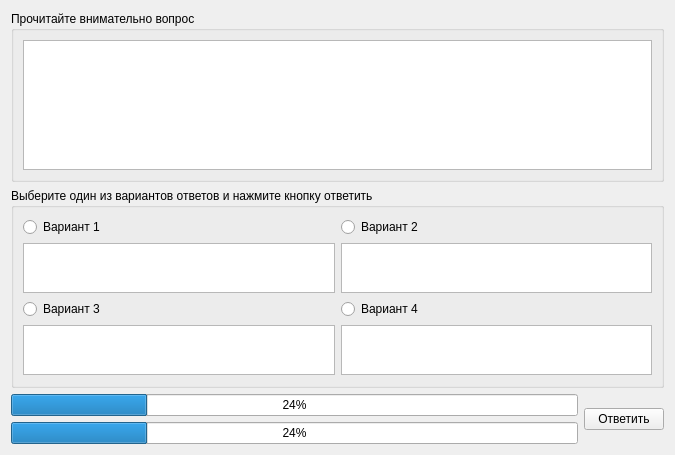
<?xml version="1.0" encoding="UTF-8"?>
<ui version="4.0">
 <class>testForm</class>
 <widget class="QWidget" name="testForm">
  <property name="geometry">
   <rect>
    <x>0</x>
    <y>0</y>
    <width>675</width>
    <height>455</height>
   </rect>
  </property>
  <property name="windowTitle">
   <string>Form</string>
  </property>
  <layout class="QGridLayout" name="gridLayout_3">
   <item row="0" column="0">
    <widget class="QGroupBox" name="groupBox_2">
     <property name="title">
      <string>Прочитайте внимательно вопрос</string>
     </property>
     <layout class="QGridLayout" name="gridLayout_2">
      <item row="0" column="0">
       <widget class="QTextBrowser" name="questText"/>
      </item>
     </layout>
    </widget>
   </item>
   <item row="1" column="0">
    <widget class="QGroupBox" name="groupBox">
     <property name="maximumSize">
      <size>
       <width>16777215</width>
       <height>200</height>
      </size>
     </property>
     <property name="title">
      <string>Выберите один из вариантов ответов и нажмите кнопку ответить</string>
     </property>
     <layout class="QGridLayout" name="gridLayout">
      <item row="0" column="0">
       <widget class="QRadioButton" name="otv1Button">
        <property name="text">
         <string>Вариант 1</string>
        </property>
        <property name="autoExclusive">
         <bool>false</bool>
        </property>
       </widget>
      </item>
      <item row="0" column="1">
       <widget class="QRadioButton" name="otv2Button">
        <property name="text">
         <string>Вариант 2</string>
        </property>
        <property name="autoExclusive">
         <bool>false</bool>
        </property>
       </widget>
      </item>
      <item row="1" column="0">
       <widget class="QTextBrowser" name="otv1"/>
      </item>
      <item row="1" column="1">
       <widget class="QTextBrowser" name="otv2"/>
      </item>
      <item row="2" column="0">
       <widget class="QRadioButton" name="otv3Button">
        <property name="text">
         <string>Вариант 3</string>
        </property>
        <property name="autoExclusive">
         <bool>false</bool>
        </property>
       </widget>
      </item>
      <item row="2" column="1">
       <widget class="QRadioButton" name="otv4Button">
        <property name="text">
         <string>Вариант 4</string>
        </property>
        <property name="autoExclusive">
         <bool>false</bool>
        </property>
       </widget>
      </item>
      <item row="3" column="0">
       <widget class="QTextBrowser" name="otv3"/>
      </item>
      <item row="3" column="1">
       <widget class="QTextBrowser" name="otv4"/>
      </item>
     </layout>
    </widget>
   </item>
   <item row="2" column="0">
    <layout class="QHBoxLayout" name="horizontalLayout">
     <item>
      <layout class="QVBoxLayout" name="verticalLayout">
       <item>
        <widget class="QProgressBar" name="progress">
         <property name="value">
          <number>24</number>
         </property>
        </widget>
       </item>
       <item>
        <widget class="QProgressBar" name="time">
         <property name="value">
          <number>24</number>
         </property>
        </widget>
       </item>
      </layout>
     </item>
     <item>
      <widget class="QPushButton" name="send">
       <property name="text">
        <string>Ответить</string>
       </property>
      </widget>
     </item>
    </layout>
   </item>
  </layout>
 </widget>
 <resources/>
 <connections/>
</ui>
